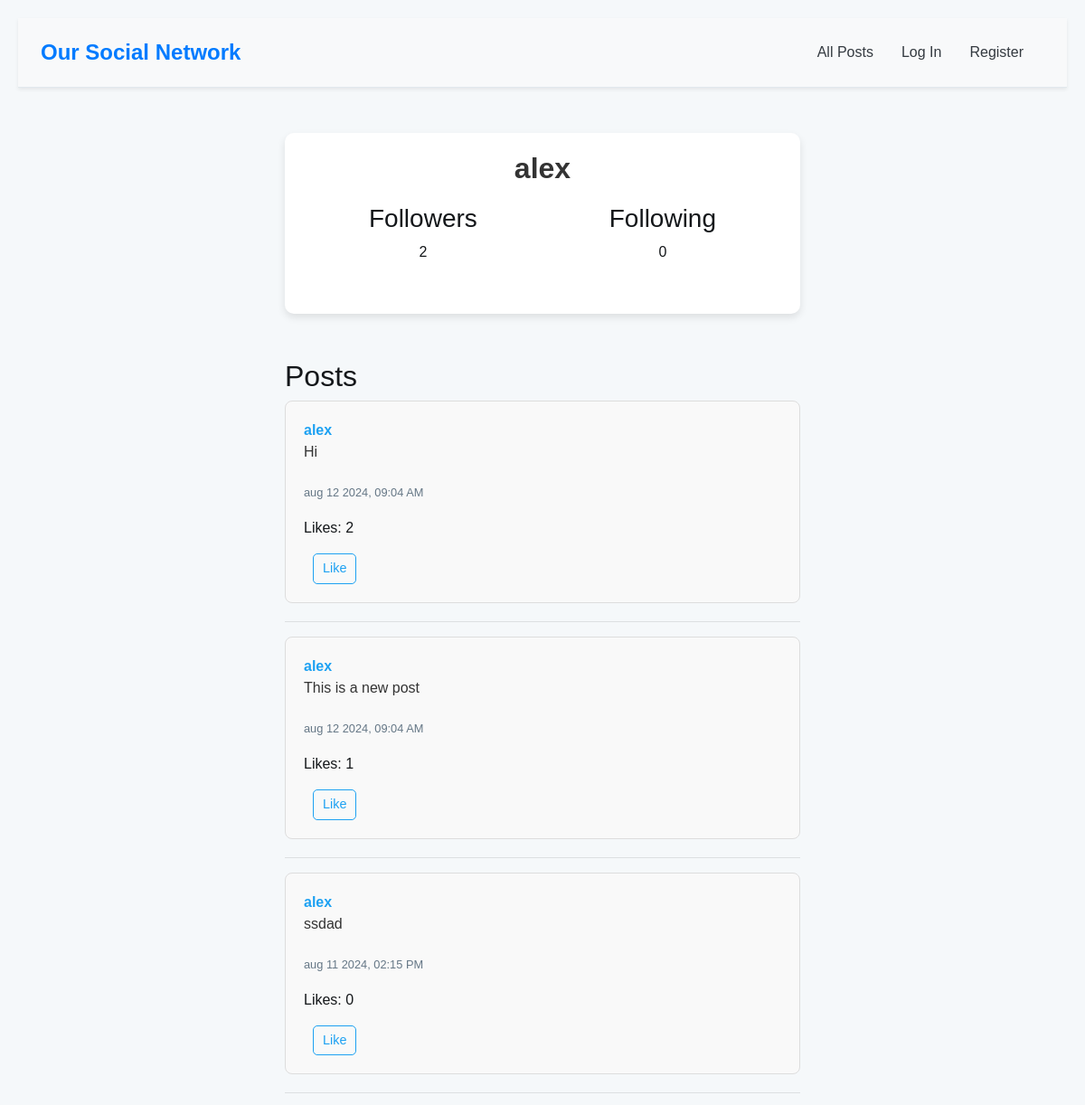
The app's page /profile/alex (upper part), older data.
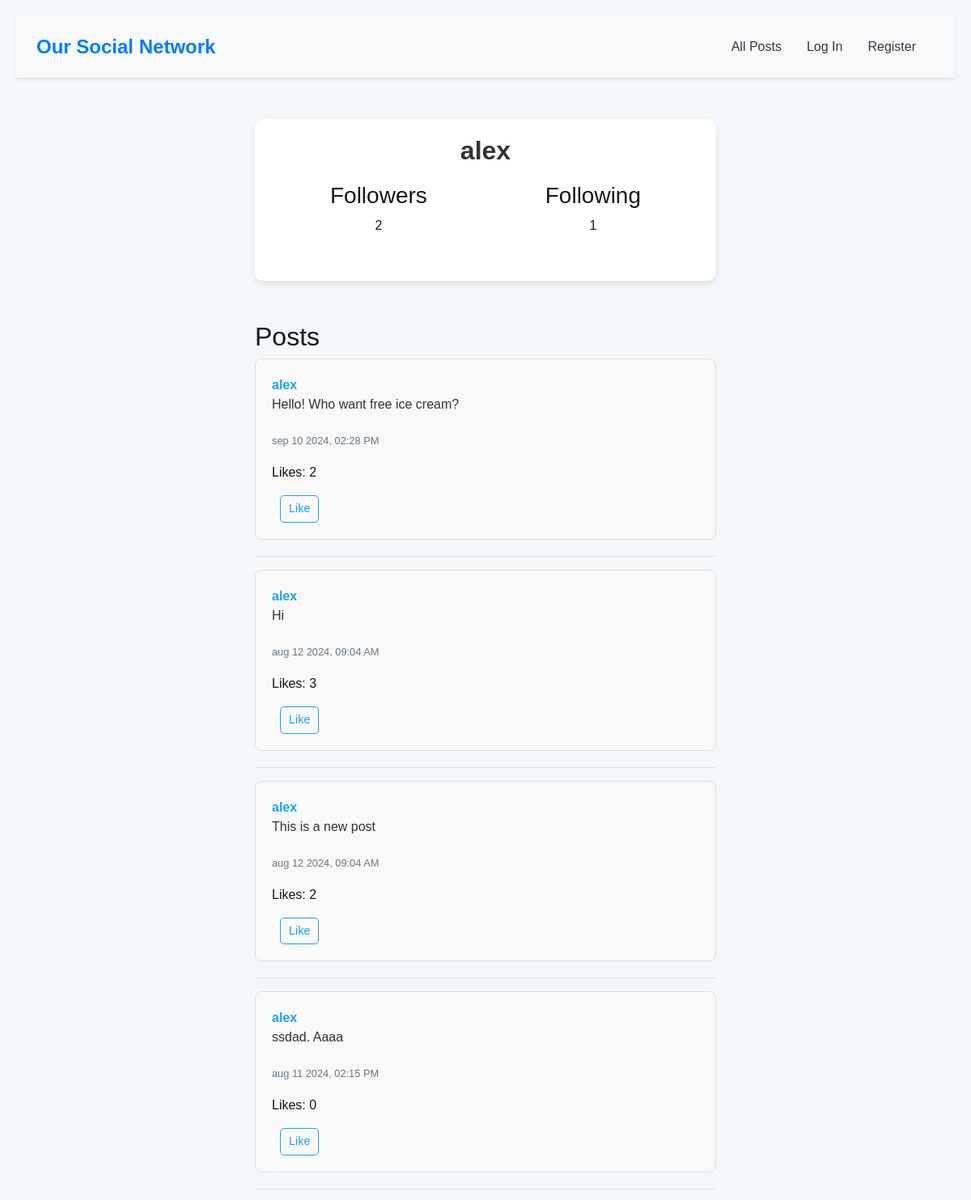
The same page, newer data.
### network/models.py (models this page shows, shortened)
class User(AbstractUser):
    followers = models.ManyToManyField("self", blank=True, symmetrical=False, related_name="following")

class Post(models.Model):
    user = models.ForeignKey(User, on_delete=models.CASCADE, related_name="posts")
    content = models.TextField(blank=True)
    timestamp = models.DateTimeField(auto_now_add=True)
    likes = models.ManyToManyField(User, related_name="liked_posts")

### network/views.py (the view)
# urls.py: path("profile/<str:username>", views.profile, name="profile"),
def profile(request, username):
    profile_user = User.objects.get(username=username)
    posts = Post.objects.filter(user=profile_user).order_by('-timestamp')
    paginator = Paginator(posts, 10)
    page_number = request.GET.get('page')
    page_obj = paginator.get_page(page_number)
    return render(request, 'network/profile.html', {
        "profile_user": profile_user,
        'page_obj': page_obj,
        "actual_user": request.user
    })

### network/templates/network/profile.html (shortened to what this page needs)
{% extends "network/layout.html" %}
{% block body %}
    <div class="profile-container">
        <div class="profile-header">
            <h2 class="profile-username">{{ profile_user.username }}</h2>
            <div class="profile-stats">
                <div class="profile-stat">
                    <h3>Followers</h3>
                    <p>{{ profile_user.followers.count }}</p>
                </div>
                <div class="profile-stat">
                    <h3>Following</h3>
                    <p>{{ profile_user.following.count }}</p>
                </div>
            </div>
        </div>
    </div>
    <h2>Posts</h2>
    {% for post in page_obj %}
        <div class="post" id="post-{{ post.id }}">
            <a href="{% url 'profile' post.user.username %}">{{ post.user }}</a>
            <p class="post-content">{{ post.content }}</p>
            <p><small>{{ post.timestamp|date:"b d Y, h:i A" }}</small></p>
            <p class="likes-count">Likes: {{ post.likes.count }}</p>
            {% if request.user in post.likes.all %}
                <button class="btn btn-sm btn-outline-primary like-btn" data-post-id="{{ post.id }}">Dislike</button>
            {% else %}
                <button class="btn btn-sm btn-outline-primary like-btn" data-post-id="{{ post.id }}">Like</button>
            {% endif %}
        </div>
        <hr>
    {% endfor %}
{% endblock %}

### network/templates/network/layout.html (shortened to what this page needs)
{% load static %}
<!DOCTYPE html>
<html lang="en">
    <head>
        <link rel="stylesheet" href="https://stackpath.bootstrapcdn.com/bootstrap/4.4.1/css/bootstrap.min.css">
        <link href="{% static 'network/styles.css' %}" rel="stylesheet">
    </head>
    <body>
        <div class="main-content">
            <nav class="navbar navbar-expand-lg navbar-light bg-light shadow-sm">
                <div class="container">
                    <a class="navbar-brand font-weight-bold text-primary" href="#">Our Social Network</a>
                    <div class="collapse navbar-collapse" id="navbarNav">
                        <ul class="navbar-nav ml-auto">
                            <li class="nav-item">
                                <a class="nav-link text-dark" href="{% url 'index' %}">All Posts</a>
                            </li>
                            {% if user.is_authenticated %}
                                <li class="nav-item">
                                    <a class="nav-link text-dark" href="{% url 'following' %}">Following</a>
                                </li>
                                <li class="nav-item">
                                    <a class="nav-link text-dark" href="{% url 'new_post' %}">New Post</a>
                                </li>
                                <li class="nav-item">
                                    <a class="nav-link text-danger" href="{% url 'logout' %}">Log Out</a>
                                </li>
                            {% else %}
                                <li class="nav-item">
                                    <a class="nav-link text-dark" href="{% url 'login' %}">Log In</a>
                                </li>
                                <li class="nav-item">
                                    <a class="nav-link text-dark" href="{% url 'register' %}">Register</a>
                                </li>
                            {% endif %}
                        </ul>
                    </div>
                </div>
            </nav>
            <div class="body">
                {% block body %}
                {% endblock %}
            </div>
        </div>
    </body>
</html>

### network/static/network/styles.css (style rules this page uses)
body { font-family: 'Arial', sans-serif; background-color: #f5f8fa; color: #14171a; margin: 0; padding: 0; }
html, body { height: 100%; margin: 0; display: flex; flex-direction: column; }
.main-content { flex: 1; padding: 20px; }
.navbar { background-color: #f8f9fa !important; padding: 15px 0; border-bottom: 1px solid #e1e8ed; }
.navbar-brand { font-size: 1.5rem; font-weight: bold; color: #007bff !important; }
.nav-item { margin-right: 15px; }
.nav-link { font-size: 1rem; color: #343a40 !important; }
.body { max-width: 600px; margin: 20px auto; padding: 0 15px; }
.post { background-color: #ffffff; border: 1px solid #e1e8ed; border-radius: 8px; padding: 15px; margin-bottom: 15px; }
.post a { color: #1da1f2; font-weight: bold; text-decoration: none; }
.post p { font-size: 1rem; line-height: 1.5; }
.post small { color: #657786; }
a { color: #1da1f2; }
.post { padding: 20px; margin-bottom: 20px; background-color: #f9f9f9; border: 1px solid #ddd; border-radius: 8px; position: relative; }
.post-content { font-size: 1.1em; margin-bottom: 20px; color: #333; }
.btn { margin-left: 10px; padding: 5px 10px; font-size: 0.9em; border-radius: 5px; cursor: pointer; }
.btn-outline-primary { border-color: #1da1f2; color: #1da1f2; }
.profile-container { max-width: 600px; margin: 50px auto; padding: 20px; background-color: #fff; border-radius: 10px; box-shadow: 0 4px 8px rgba(0, 0, 0, 0.1); }
.profile-header { display: flex; flex-direction: column; align-items: center; text-align: center; }
.profile-username { font-size: 2em; font-weight: bold; margin-bottom: 20px; color: #333; }
.profile-stats { display: flex; justify-content: space-around; width: 100%; margin-bottom: 20px; }
.like-btn { margin-right: 18rem; }

Row changes from the older to the newer data that the page shows:
changed User "alex": following.count "0" → "1"
added Post: user "alex", content "Hello! Who want free ice cream?", timestamp "sep 10 2024, 02:28 PM", likes.count "2"
computed for Post "Hi": likes.count "2" → "3"
computed for Post "This is a new post": likes.count "1" → "2"
changed Post: content "ssdad" → "ssdad. Aaaa"
